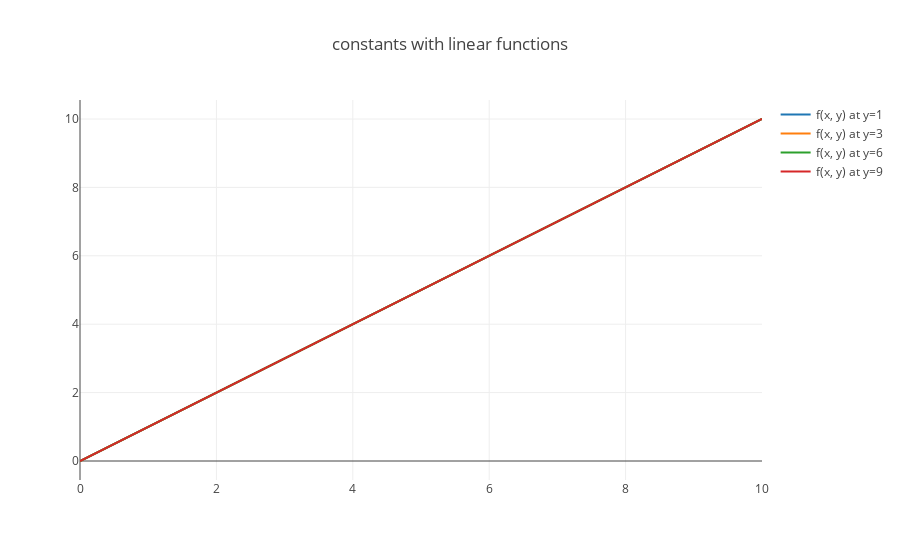

This figure's notebook cell:
### Markdown cell above
So in the above section, we saw how we can think of representing our multivariable functions as a function evaluated at different value of $y$.

### Code cell
plotly.offline.iplot(fig_constants_lin_functions)

### Figure 1 — Plotly figure (JSON) as saved in the notebook; plotly's stock layout.template omitted (floating-point values rounded to 4 significant figures)
{"data": [{"mode": "lines", "name": "f(x, y) at y=1", "text": [], "type": "scatter", "uid": "8459d3da-ee0d-11e9-b457-47b25c6120ca", "x": [0, 1, 2, 3, 4, 5, 6, 7, 8, 9, 10]}, {"mode": "lines", "name": "f(x, y) at y=3", "text": [], "type": "scatter", "uid": "8459d5c4-ee0d-11e9-b457-47b25c6120ca", "x": [0, 1, 2, 3, 4, 5, 6, 7, 8, 9, 10]}, {"mode": "lines", "name": "f(x, y) at y=6", "text": [], "type": "scatter", "uid": "8459d6aa-ee0d-11e9-b457-47b25c6120ca", "x": [0, 1, 2, 3, 4, 5, 6, 7, 8, 9, 10]}, {"mode": "lines", "name": "f(x, y) at y=9", "text": [], "type": "scatter", "uid": "8459d754-ee0d-11e9-b457-47b25c6120ca", "x": [0, 1, 2, 3, 4, 5, 6, 7, 8, 9, 10]}], "layout": {"title": "constants with linear functions"}}
